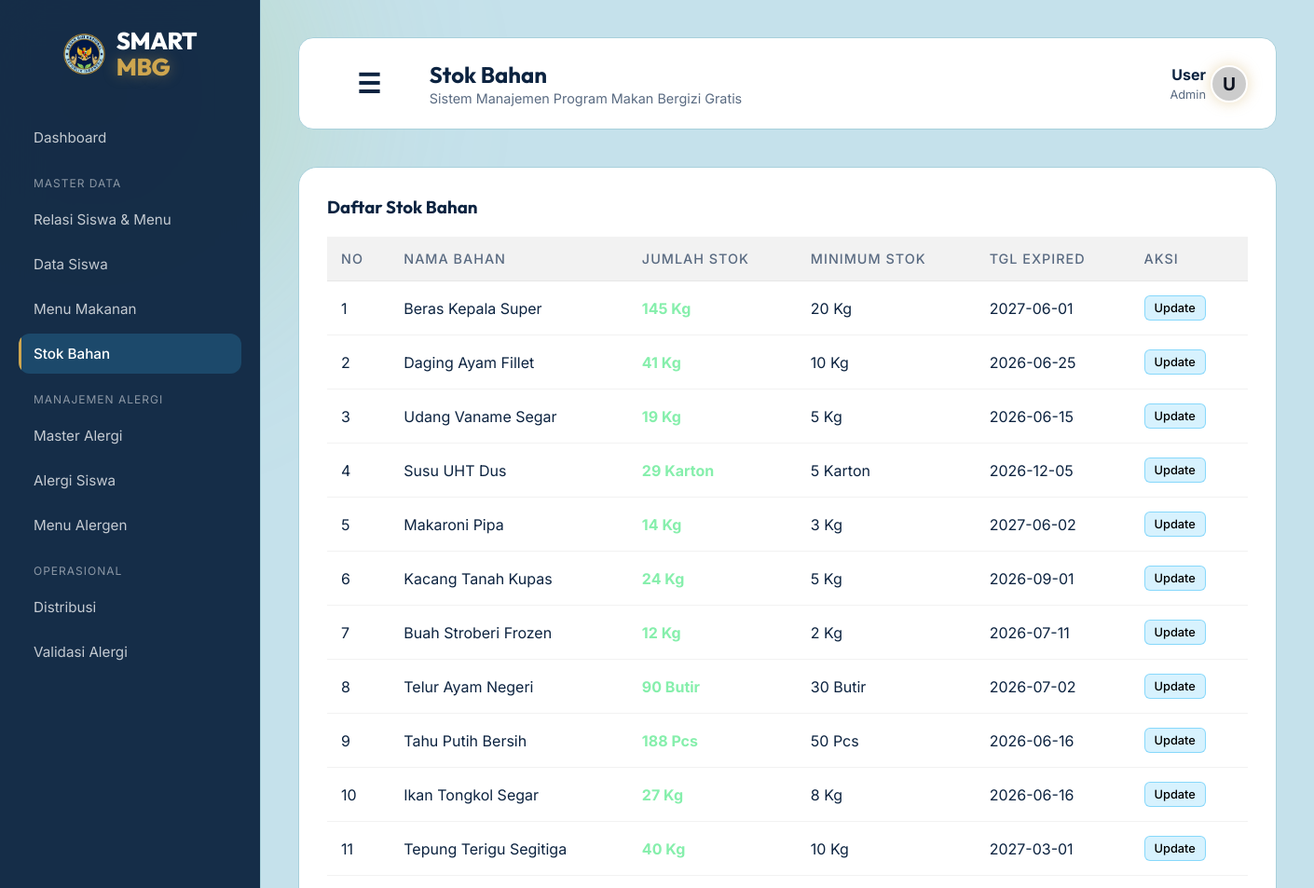
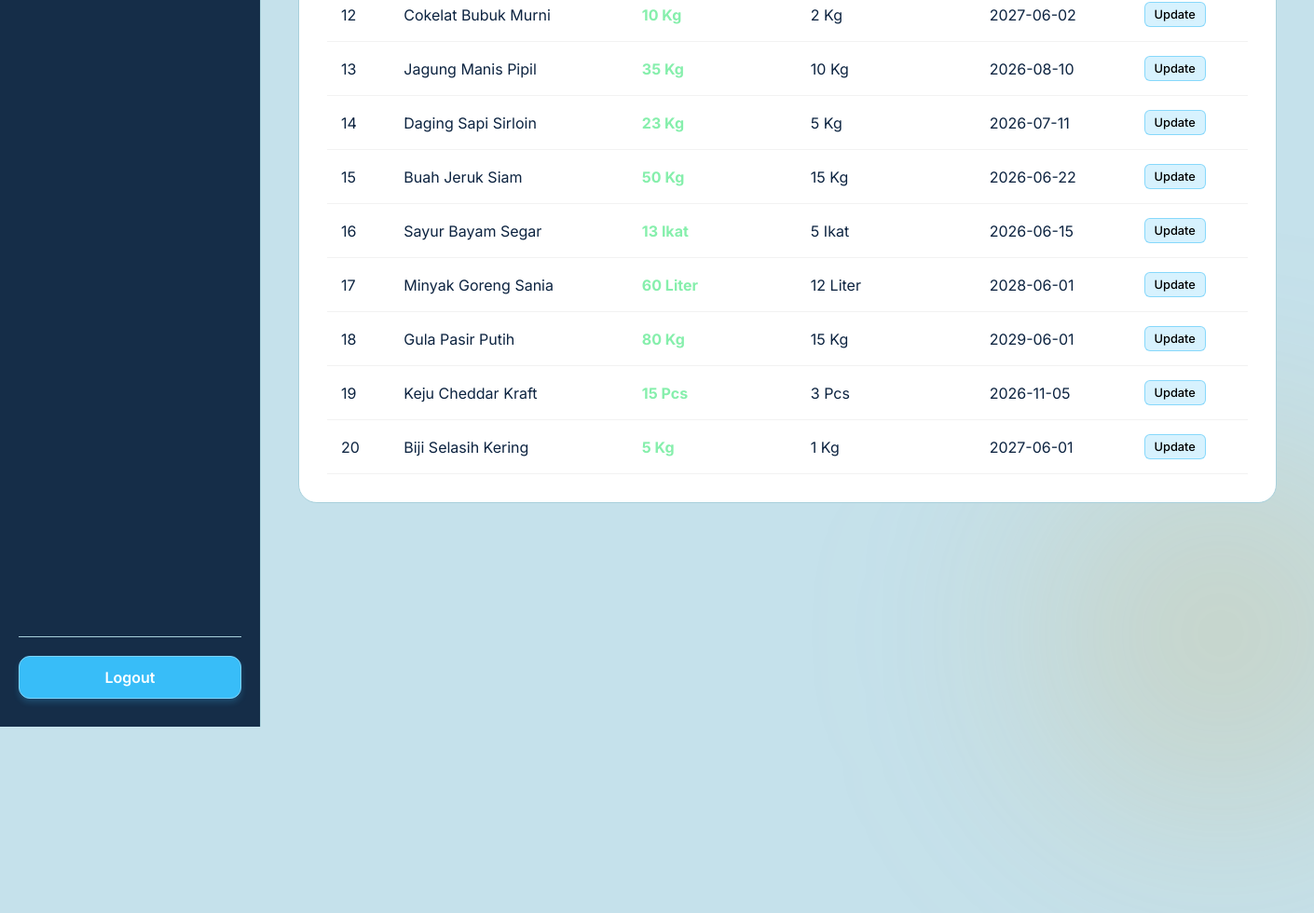
Page /public/stok on the committed database (2 pictures, top to bottom).
### tables this page shows
CREATE TABLE `stok_bahan` (
  `id_bahan` int(11) NOT NULL,
  `nama_bahan` varchar(100) NOT NULL,
  `jumlah_stok` int(11) NOT NULL,
  `satuan` varchar(20) NOT NULL,
  `stok_minimum` int(11) DEFAULT 0,
  `tanggal_masuk` date DEFAULT NULL,
  `tanggal_expired` date DEFAULT NULL,
  `created_at` timestamp NOT NULL DEFAULT current_timestamp()
);

### app/core/Controller.php (called while the page is built, shortened)
<?php
class Controller {
    public function view($view, $data = []) {
        require_once '../app/views/' . $view . '.php';
    }
    public function model($model) {
        return new $model;
    }
}

### app/controllers/Stok.php (called while the page is built, shortened)
<?php
class Stok extends Controller {
    public function index() {
        $data['judul'] = 'Stok Bahan';
        $data['stok'] = $this->model('Stok_model')->getAllStok();
        $this->view('templates/header', $data);
        $this->view('stok/index', $data);
        $this->view('templates/footer');
    }
}

### app/core/App.php (called while the page is built, shortened)
<?php
class App {
    protected $method = 'index';
    protected $params = [];
    public function __construct() {
        $this->controller = new $this->controller;
        call_user_func_array([$this->controller, $this->method], $this->params);
    }
}

### public/index.php (called while the page is built, shortened)
<?php
$app = new App();

### app/core/Database.php (called while the page is built, shortened)
<?php
class Database {
    private $host = DB_HOST;
    private $user = DB_USER;
    private $pass = DB_PASS;
    private $db_name = DB_NAME;
    private $dbh;
    private $stmt;
    public function __construct() {
        $dsn = 'mysql:host=' . $this->host . ';dbname=' . $this->db_name;
        $option = [
            PDO::ATTR_PERSISTENT => true,
            PDO::ATTR_ERRMODE => PDO::ERRMODE_EXCEPTION
        ];
        try {
            $this->dbh = new PDO($dsn, $this->user, $this->pass, $option);
        } catch(PDOException $e) {
            die($e->getMessage());
        }
    }
    public function query($query) {
        $this->stmt = $this->dbh->prepare($query);
    }
    public function execute() {
        $this->stmt->execute();
    }
    public function resultSet() {
        $this->execute();
        return $this->stmt->fetchAll(PDO::FETCH_ASSOC);
    }
}

### app/models/Stok_model.php (called while the page is built, shortened)
<?php
class Stok_model {
    private $table = 'stok_bahan';
    private $db;
    public function __construct() {
        $this->db = new Database;
    }
    public function getAllStok() {
        $this->db->query('SELECT * FROM ' . $this->table);
        return $this->db->resultSet();
    }
}

### app/config/config.php (called while the page is built, shortened)
<?php
function esc($string) {
    return htmlspecialchars((string)$string, ENT_QUOTES, 'UTF-8');
}

### app/views/stok/index.php (the view, shortened to what this page needs)
<div class="glass-panel-widget akses-stok" style="width: 100%;">
    <div style="display:flex; justify-content: space-between; align-items:center;">
        <h3 style="color:var(--text-primary); font-family: 'Outfit';">Daftar Stok Bahan</h3>
    </div>
    <div class="table-responsive">
        <table>
            <thead>
                <tr>
                    <th>No</th>
                    <th>Nama Bahan</th>
                    <th>Jumlah Stok</th>
                    <th>Minimum Stok</th>
                    <th>Tgl Expired</th>
                    <th>Aksi</th>
                </tr>
            </thead>
            <tbody>
                <?php $i=1; foreach($data['stok'] as $b) : ?>
                <tr>
                    <td><?= $i++; ?></td>
                    <td><?= esc($b['nama_bahan']); ?></td>
                    <td>
                        <span style="color: <?= $b['jumlah_stok'] <= $b['stok_minimum'] ? '#fca5a5' : '#86efac'; ?>; font-weight:bold;">
                            <?= esc($b['jumlah_stok']); ?> <?= esc($b['satuan']); ?>
                        </span>
                    </td>
                    <td><?= esc($b['stok_minimum']); ?> <?= esc($b['satuan']); ?></td>
                    <td><?= esc($b['tanggal_expired']); ?></td>
                    <td>
                        <button onclick="openUpdateModal('<?= esc($b['id_bahan']); ?>', '<?= esc($b['nama_bahan']); ?>', '<?= esc($b['jumlah_stok']); ?>', '<?= esc($b['tanggal_expired']); ?>')" class="btn-sm btn-sm-edit" style="cursor:pointer;">Update</button>
                    </td>
                </tr>
                <?php endforeach; ?>
            </tbody>
        </table>
    </div>
</div>

### app/views/templates/header.php (shortened to what this page needs)
<!DOCTYPE html>
<html lang="id">
<head>
    <link rel="stylesheet" href="<?= BASEURL; ?>/css/style.css">
</head>
<body>
    <div class="blob-shape blob-2"></div>
    <aside class="sidebar">
        <div class="logo">
            <img src="<?= BASEURL; ?>/img/logo-mbg.png" alt="Logo MBG">
            <h1>SMART<br><span>MBG</span></h1>
        </div>
        <div class="nav-menu">
            <?php $activePage = isset($data['judul']) ? $data['judul'] : ''; ?>
            <a href="<?= BASEURL; ?>/dashboard" class="nav-link <?= strpos($activePage, 'Dashboard') !== false ? 'active' : ''; ?>">Dashboard</a>
            <div class="nav-label">Master Data</div>
            <a href="<?= BASEURL; ?>/siswa_menu" class="nav-link <?= strpos($activePage, 'Menu Siswa') !== false ? 'active' : ''; ?>">Relasi Siswa & Menu</a>
            <a href="<?= BASEURL; ?>/siswa" class="nav-link <?= strpos($activePage, 'Siswa') !== false && strpos($activePage, 'Alergi') === false ? 'active' : ''; ?>">Data Siswa</a>
            <a href="<?= BASEURL; ?>/menu" class="nav-link <?= strpos($activePage, 'Menu') !== false && strpos($activePage, 'Alergen') === false ? 'active' : ''; ?>">Menu Makanan</a>
            <a href="<?= BASEURL; ?>/stok" class="nav-link <?= strpos($activePage, 'Stok') !== false ? 'active' : ''; ?>">Stok Bahan</a>
            <div class="nav-label">Manajemen Alergi</div>
            <a href="<?= BASEURL; ?>/alergi" class="nav-link <?= strpos($activePage, 'Master Alergi') !== false ? 'active' : ''; ?>">Master Alergi</a>
            <a href="<?= BASEURL; ?>/alergi_siswa" class="nav-link <?= strpos($activePage, 'Alergi Siswa') !== false ? 'active' : ''; ?>">Alergi Siswa</a>
            <a href="<?= BASEURL; ?>/menu_alergen" class="nav-link <?= strpos($activePage, 'Menu Alergen') !== false ? 'active' : ''; ?>">Menu Alergen</a>
            <div class="nav-label">Operasional</div>
            <a href="<?= BASEURL; ?>/distribusi" class="nav-link <?= strpos($activePage, 'Distribusi') !== false ? 'active' : ''; ?>">Distribusi</a>
            <a href="<?= BASEURL; ?>/validasi_alergi" class="nav-link <?= strpos($activePage, 'Validasi Alergi') !== false ? 'active' : ''; ?>">Validasi Alergi</a>
        </div>
        <div class="sidebar-footer">
            <a href="<?= BASEURL; ?>/auth/logout" class="btn-logout">Logout</a>
        </div>
    </aside>
    <main class="main-content">
        <header class="topbar">
            <div style="display:flex; align-items:center; gap: 20px;">
                <button id="sidebarToggle" style="background:none; border:none; color:var(--text-primary); font-size:1.8rem; cursor:pointer; transition:transform 0.4s;">☰</button>
                <div>
                    <h2 style="font-family: 'Outfit'; font-size: 1.5rem;"><?= isset($data['judul']) ? $data['judul'] : 'Dashboard'; ?></h2>
                    <span style="color: var(--text-secondary); font-size: 0.9rem;">Sistem Manajemen Program Makan Bergizi Gratis</span>
                </div>
            </div>
            <div class="user-profile">
                <div style="text-align: right;">
                    <strong style="display: block; color: var(--text-primary);"><?= isset($_SESSION['nama']) ? $_SESSION['nama'] : 'User'; ?></strong>
                    <span style="color: var(--text-secondary); font-size: 0.8rem; text-transform: capitalize;"><?= isset($_SESSION['role']) ? str_replace('_', ' ', $_SESSION['role']) : 'Admin'; ?></span>
                </div>
                <?php
                $avatar_img = '';
                $custom_foto = null;
                if ($custom_foto) {
                    echo '<div class="avatar" style="background-image: url(\'' . BASEURL . '/img/profil/' . esc($custom_foto) . '\'); background-size: cover; background-position: center; color: transparent; border: 2px solid white;"></div>';
                } else {
                    if ($avatar_img) {
                        echo '<div class="avatar" style="background-image: url(\'https://i.pravatar.cc/150?img=' . $avatar_img . '\'); background-size: cover; color: transparent; border: 2px solid white;"></div>';
                    } else {
                        $inisial = isset($_SESSION['nama']) ? strtoupper(substr($_SESSION['nama'], 0, 1)) : 'U';
                        echo '<div class="avatar">' . $inisial . '</div>';
                    }
                }
                ?>
            </div>
        </header>

### app/views/templates/footer.php (shortened to what this page needs)
    </main>
</body>
</html>

### public/css/style.css (style rules this page uses)
:root { --bg-color: #c5e1eb; --text-primary: #0c2340; --text-secondary: #5a6b82; --accent-color: #cea64f; --accent-glow: rgba(206, 166, 79, 0.4); --glass-bg: #ffffff; --glass-border: #a8d0db; --mbg-green: #97c55c; --mbg-navy: #0c2340; }
* { margin: 0; padding: 0; box-sizing: border-box; }
body { font-family: 'Inter', sans-serif; background-color: var(--bg-color); color: var(--text-primary); min-height: 100vh; display: flex; justify-content: center; align-items: center; overflow: hidden; position: relative; }
.blob-shape { position: absolute; border-radius: 50%; filter: blur(100px); z-index: -1; animation: drift 10s infinite alternate cubic-bezier(0.5, 0, 0.5, 1); }
.blob-2 { width: 500px; height: 500px; background: radial-gradient(circle, rgba(206, 166, 79, 0.3) 0%, transparent 70%); bottom: -150px; right: -100px; animation-delay: -5s; }
header { display: flex; justify-content: space-between; align-items: center; }
.logo h1 { font-family: 'Outfit', sans-serif; font-weight: 800; font-size: 2rem; letter-spacing: -0.5px; }
.logo span { color: var(--accent-color); text-shadow: 0 0 15px var(--accent-glow); }
button { font-family: 'Inter', sans-serif; font-weight: 600; font-size: 1rem; padding: 16px 32px; border-radius: 12px; cursor: pointer; border: none; transition: all 0.3s ease; }
.avatar { width: 35px; height: 35px; border-radius: 50%; border: 2px solid white; margin-left: -10px; background-size: cover; background-position: center; }
.avatar:nth-child(2) { background-image: url('https://i.pravatar.cc/100?img=5'); }

### rows in the picture
stok_bahan: nama_bahan "Beras Kepala Super", jumlah_stok "145", satuan "Kg", stok_minimum "20", tanggal_expired "2027-06-01"
stok_bahan: nama_bahan "Daging Ayam Fillet", jumlah_stok "41", satuan "Kg", stok_minimum "10", tanggal_expired "2026-06-25"
stok_bahan: nama_bahan "Udang Vaname Segar", jumlah_stok "19", satuan "Kg", stok_minimum "5", tanggal_expired "2026-06-15"
stok_bahan: nama_bahan "Susu UHT Dus", jumlah_stok "29", satuan "Karton", stok_minimum "5", tanggal_expired "2026-12-05"
stok_bahan: nama_bahan "Makaroni Pipa", jumlah_stok "14", satuan "Kg", stok_minimum "3", tanggal_expired "2027-06-02"
stok_bahan: nama_bahan "Kacang Tanah Kupas", jumlah_stok "24", satuan "Kg", stok_minimum "5", tanggal_expired "2026-09-01"
stok_bahan: nama_bahan "Buah Stroberi Frozen", jumlah_stok "12", satuan "Kg", stok_minimum "2", tanggal_expired "2026-07-11"
stok_bahan: nama_bahan "Telur Ayam Negeri", jumlah_stok "90", satuan "Butir", stok_minimum "30", tanggal_expired "2026-07-02"
stok_bahan: nama_bahan "Tahu Putih Bersih", jumlah_stok "188", satuan "Pcs", stok_minimum "50", tanggal_expired "2026-06-16"
stok_bahan: nama_bahan "Ikan Tongkol Segar", jumlah_stok "27", satuan "Kg", stok_minimum "8", tanggal_expired "2026-06-16"
stok_bahan: nama_bahan "Tepung Terigu Segitiga", jumlah_stok "40", satuan "Kg", stok_minimum "10", tanggal_expired "2027-03-01"
stok_bahan: nama_bahan "Cokelat Bubuk Murni", jumlah_stok "10", satuan "Kg", stok_minimum "2", tanggal_expired "2027-06-02"
stok_bahan: nama_bahan "Jagung Manis Pipil", jumlah_stok "35", satuan "Kg", stok_minimum "10", tanggal_expired "2026-08-10"
stok_bahan: nama_bahan "Daging Sapi Sirloin", jumlah_stok "23", satuan "Kg", stok_minimum "5", tanggal_expired "2026-07-11"
stok_bahan: nama_bahan "Buah Jeruk Siam", jumlah_stok "50", satuan "Kg", stok_minimum "15", tanggal_expired "2026-06-22"
stok_bahan: nama_bahan "Sayur Bayam Segar", jumlah_stok "13", satuan "Ikat", stok_minimum "5", tanggal_expired "2026-06-15"
stok_bahan: nama_bahan "Minyak Goreng Sania", jumlah_stok "60", satuan "Liter", stok_minimum "12", tanggal_expired "2028-06-01"
stok_bahan: nama_bahan "Gula Pasir Putih", jumlah_stok "80", satuan "Kg", stok_minimum "15", tanggal_expired "2029-06-01"
stok_bahan: nama_bahan "Keju Cheddar Kraft", jumlah_stok "15", satuan "Pcs", stok_minimum "3", tanggal_expired "2026-11-05"
stok_bahan: nama_bahan "Biji Selasih Kering", jumlah_stok "5", satuan "Kg", stok_minimum "1", tanggal_expired "2027-06-01"

### other values in the picture
$data['judul'] "Stok Bahan"
$inisial "U"
